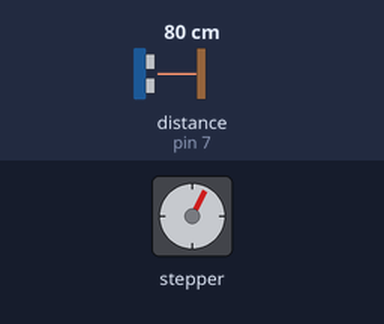
Bench run of a sketch on a simulated Arduino Uno, built with avr-gcc and run on an emulated ATmega328P. Shown: stepper motor. Wiring (inferred from the names in the program): ultrasonic range finder: trigger pin 6; echo pin 7. The inputs (shaded band) are chosen by the test bench; at power-on: distance to the obstacle (sensor on pin 7) 80 cm. The echo pulse lasts 58.3 µs per cm; stepper angles assume 2038 steps per turn.

Above: at 1.61 s.
1.8 s: distance to the obstacle (sensor on pin 7) set to 12 cm
At 2.29 s:
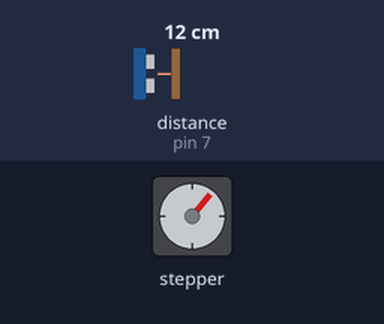
5.3 s: distance to the obstacle (sensor on pin 7) set to 9 cm
At 6.4 s:
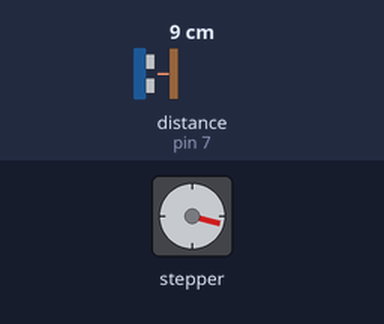
8.8 s: distance to the obstacle (sensor on pin 7) set to 18 cm
At 9.73 s:
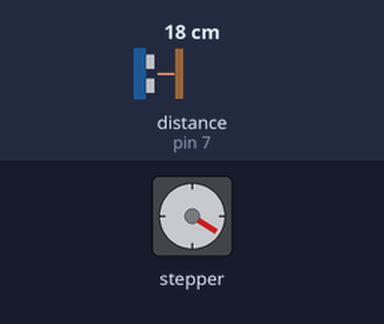
Timing chart, 0 to 28.8 s (numbered marks = the images above; inputs shaded):
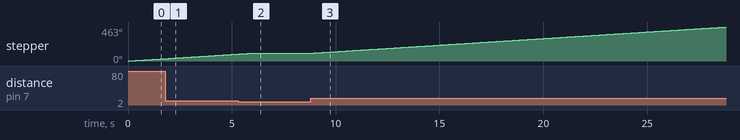

The sketch:

car.ino
```cpp
/*
   Simple car that runs forward till something blocks it's path
   using a 28BYJ-48 stepper motor and an HCSR-04 ultrisonic sensor.

   5/9/2020
*/

#include <Stepper.h>

/**
   HCSR-04 ultrisonic sensor. The ULN2003 driver to Arduino pin setup:
   Trig -> 6
   Echo -> 7
*/
const int PIN_TRIGGER = 6;
const int PIN_ECHO = 7;

/* 28BYJ-48 stepper motor. The ULN2003 driver to Arduino pin setup:
    INT1 -> 8
    INT2 -> 9
    INT3 -> 10
    INT4 -> 11
*/
const int STEPS_PER_REV = 2038;
const int RPM = 3.9;

// initialize the stepper library on pins 8 through 11:
Stepper myStepper(STEPS_PER_REV, 8, 9, 10, 11);

void setup() {

  // setup ultrasonic sensor
  pinMode(PIN_TRIGGER, OUTPUT);
  pinMode(PIN_ECHO, INPUT);

  // setup stepper
  myStepper.setSpeed(RPM);
  //Serial.begin(9600);
}

void loop() {
  int distanceInInches = getDistanceInInches();
  if (distanceInInches > 3) {
    goForward();
  }
}

int getDistanceInInches() {

  digitalWrite(PIN_TRIGGER, LOW);
  delayMicroseconds(2);
  digitalWrite(PIN_TRIGGER, HIGH);
  delayMicroseconds(10);
  digitalWrite(PIN_TRIGGER, LOW);
  //  Serial.println("ping sent");

  long duration = pulseIn(PIN_ECHO, HIGH);
  // convert the time into a distance
  int inches = microsecondsToInches(duration);
  //  cm = microsecondsToCentimeters(duration);
  //  Serial.print("inches: ");
  //  Serial.println(inches);
  return inches;
}

long microsecondsToInches(long microseconds) {
  // According to Parallax's datasheet for the PING))), there are 73.746
  // microseconds per inch (i.e. sound travels at 1130 feet per second).
  // This gives the distance travelled by the ping, outbound and return,
  // so we divide by 2 to get the distance of the obstacle.
  // See: http://www.parallax.com/dl/docs/prod/acc/28015-PING-v1.3.pdf
  return microseconds / 74 / 2;
}

void goForward() {
  myStepper.step(100);
}
```

Measured:
- the behaviour switches between 11 and 10 cm on distance to the obstacle (sensor on pin 7) (found by bisection; images 1 and 2)
- after the input at 5.3 s, stepper: goes on until 5.9 s, then stays 105°
- after the input at 8.8 s, stepper: keeps turning clockwise at about 18°/s, starting at once
